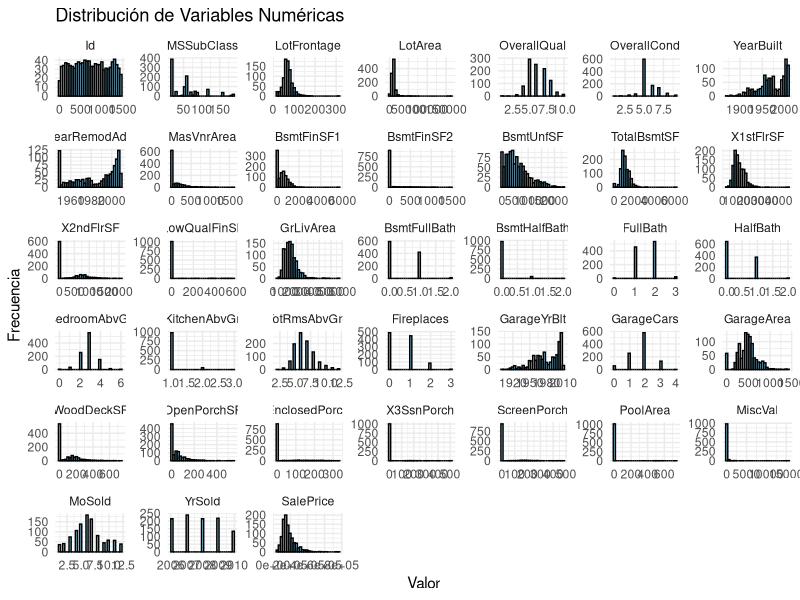
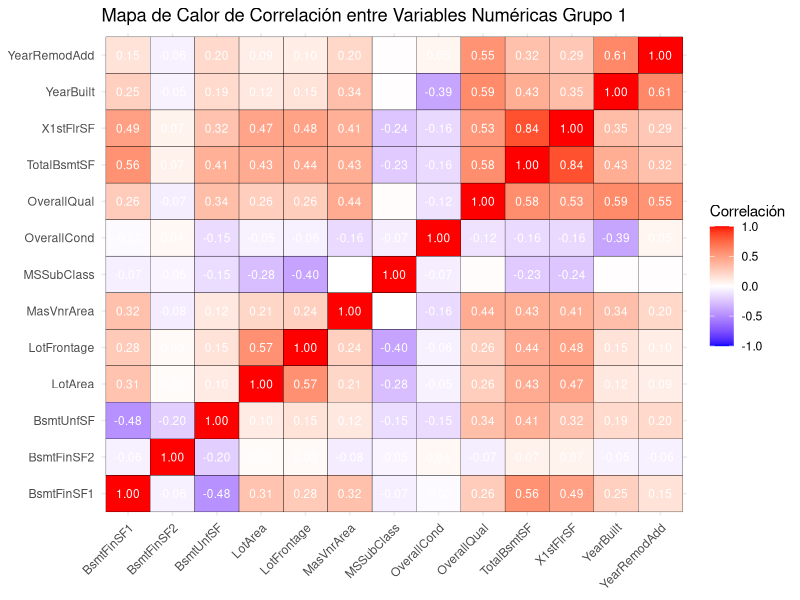
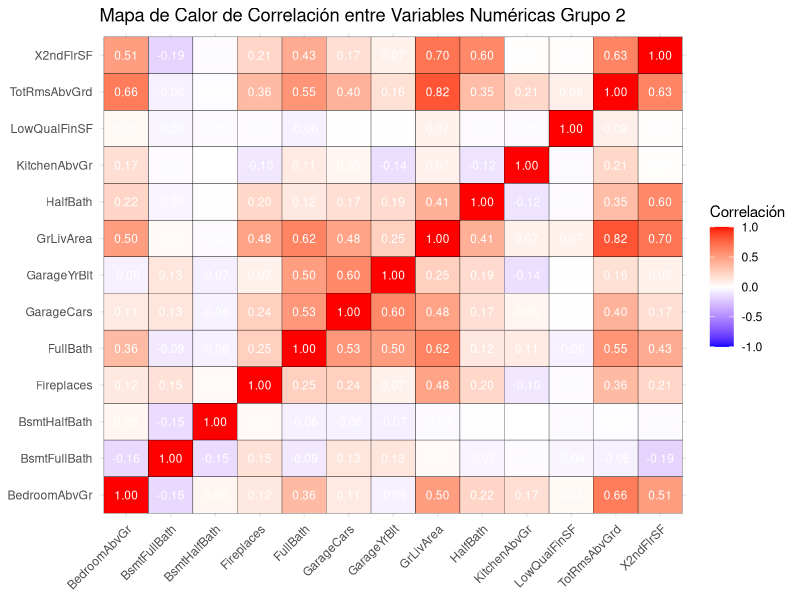
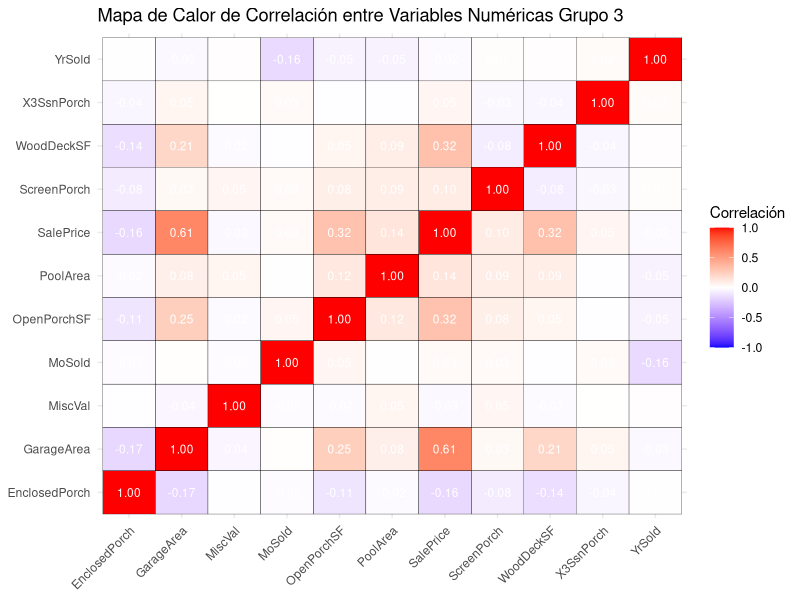
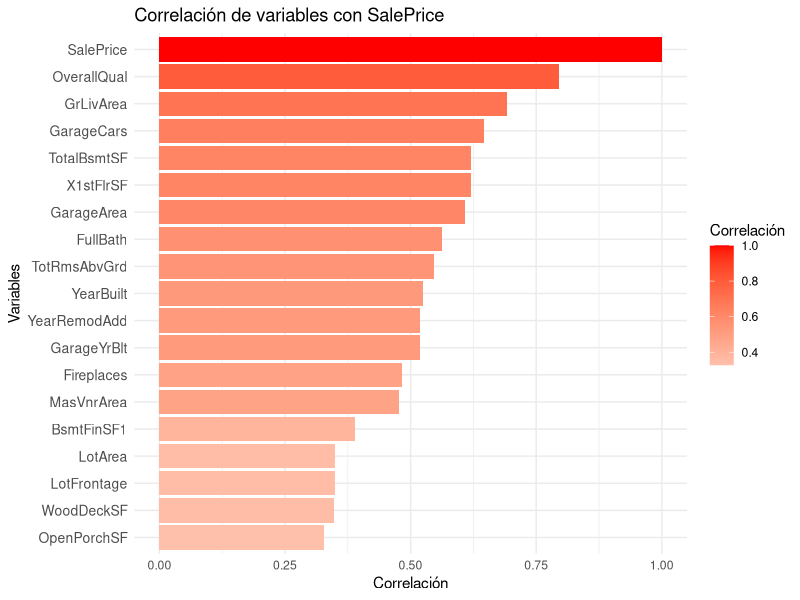

Reproduce these figures in R, in order. (Note: this script raises an error after producing the figures.)
## ---- chunk 1
knitr::opts_chunk$set(echo = TRUE)
## ---- chunk 2
library(readr)
library(kableExtra)
library(ggplot2)
library(reshape2)
library(knitr)
library(tidyr)
library(dplyr)
## ---- chunk 3
data <- read_csv("train_final.csv")
## ---- chunk 4
porcentaje_na <- sapply(data, function(x) sum(is.na(x)) / length(x)) * 100

columnas_a_eliminar <- names(porcentaje_na[porcentaje_na > 75])
print(columnas_a_eliminar)

data <- data[, !names(data) %in% columnas_a_eliminar]
## ---- chunk 5
datos_num <- data[sapply(data, is.numeric)]  # Filtrar solo variables numéricas

# Utilizando melt de reshape2
datos_melted <- melt(datos_num, id.vars = NULL, variable.name = "variable", value.name = "value")

ggplot(datos_melted, aes(value)) + 
  geom_histogram(bins = 30, fill = "skyblue", color = "black") +
  facet_wrap(~ variable, scales = "free") +
  theme_minimal() +
  labs(x = "Valor", y = "Frecuencia", title = "Distribución de Variables Numéricas")

## ---- chunk 6
vars_numéricas <- names(data[sapply(data, is.numeric) & names(data) != "Id"])

total_vars <- length(vars_numéricas)
group_size <- ceiling(total_vars / 3)  # Determinar el tamaño de cada grupo, redondeando hacia arriba

group1 <- vars_numéricas[1:group_size]
group2 <- vars_numéricas[(group_size + 1):(2 * group_size)]
group3 <- vars_numéricas[((2 * group_size) + 1):total_vars]

create_heatmap <- function(data, vars, title_suffix) {
  group_data <- data[vars]
  correlations <- cor(group_data, use = "complete.obs")
  cor_df <- as.data.frame(correlations)
  cor_df$Variable <- rownames(cor_df)
  cor_df_long <- tidyr::pivot_longer(cor_df, cols = -Variable, names_to = "Variable2", values_to = "Correlation")
  
  # Gráfico de mapa de calor
  ggplot(cor_df_long, aes(x = Variable, y = Variable2, fill = Correlation)) +
    geom_tile(color = "black") +
    geom_text(aes(label = sprintf("%.2f", Correlation)), color = "white", size = 3) +
    scale_fill_gradient2(low = "blue", high = "red", mid = "white", midpoint = 0, limit = c(-1, 1), name = "Correlación") +
    theme_minimal() +
    theme(axis.text.x = element_text(angle = 45, hjust = 1), axis.title.x = element_blank(), axis.title.y = element_blank()) +
    labs(title = paste("Mapa de Calor de Correlación entre Variables Numéricas", title_suffix))
}


plot1 <- create_heatmap(data, group1, "Grupo 1")
plot2 <- create_heatmap(data, group2, "Grupo 2")
plot3 <- create_heatmap(data, group3, "Grupo 3")

# Mostrar los gráficos
plot1
## ---- chunk 7
plot2
## ---- chunk 8
plot3
## ---- chunk 9

# Supongamos que 'data' es tu dataframe
# Excluir la columna 'Id' y seleccionar solo las variables numéricas
vars_numéricas <- setdiff(names(data)[sapply(data, is.numeric)], "Id")

# Seleccionar solo SalePrice y las variables numéricas
data_filtrada <- data %>% select(SalePrice, all_of(vars_numéricas))

# Calcular la matriz de correlación (usando "complete.obs" para omitir NA)
correlaciones <- cor(data_filtrada, use = "complete.obs")

# Extraer la fila de SalePrice y convertirla en un dataframe
correlacion_saleprice <- as.data.frame(correlaciones["SalePrice", ], stringsAsFactors = FALSE)

# Convertir nombres de filas en una columna del dataframe
correlacion_saleprice$Variable <- row.names(correlacion_saleprice)

# Asegurarse de que los nombres de las filas no son necesarios como índice
row.names(correlacion_saleprice) <- NULL

# Renombrar la columna de correlación para mayor claridad
colnames(correlacion_saleprice)[1] <- "Correlacion"

# Ordenar por valor absoluto de la correlación para resaltar las más fuertes
correlacion_saleprice <- correlacion_saleprice %>%
  arrange(desc(abs(Correlacion)))

# Usar kable para dar estilo a la tabla
kable(correlacion_saleprice, caption = "Correlación de variables con SalePrice", align = "c") %>%
  kable_styling(bootstrap_options = c("striped", "hover", "condensed"), full_width = FALSE)

## ---- chunk 10
# Cargar librerías necesarias
if (!require(ggplot2)) install.packages("ggplot2")
if (!require(kableExtra)) install.packages("kableExtra")
library(ggplot2)
library(kableExtra)

# Excluir la columna 'Id' y seleccionar solo las variables numéricas
vars_numericas <- setdiff(names(data)[sapply(data, is.numeric)], "Id")

# Calcular p-values y filtrar variables significativas
p_values <- sapply(vars_numericas, function(var) {
  cor_test <- cor.test(data[[var]], data$SalePrice)
  return(cor_test$p.value)
})
vars_significativas <- vars_numericas[p_values < 0.05]

# Calcular correlaciones y filtrar variables con correlación fuerte
correlaciones <- cor(data[, vars_significativas], use = "complete.obs")
correlacion_saleprice <- correlaciones["SalePrice", ]
vars_fuertes <- names(which(abs(correlacion_saleprice) > 0.3))

# Crear un dataframe con las correlaciones y p-values
resultados_df <- data.frame(
  Variable = vars_fuertes,
  Correlacion = correlacion_saleprice[vars_fuertes],
  P_Value = p_values[vars_fuertes]
)

# Ordenar por correlación absoluta
resultados_df <- resultados_df[order(-abs(resultados_df$Correlacion)), ]

# Mostrar la tabla con kableExtra
kable(resultados_df, caption = "Variables más importantes y su significancia", align = "c") %>%
  kable_styling(bootstrap_options = c("striped", "hover", "condensed"), full_width = FALSE)

# Crear el gráfico de barras
ggplot(resultados_df, aes(x = reorder(Variable, Correlacion), y = Correlacion, fill = Correlacion)) +
  geom_bar(stat = "identity") +
  scale_fill_gradient2(low = "blue", mid = "white", high = "red", midpoint = 0) +
  coord_flip() +
  theme_minimal() +
  labs(
    title = "Correlación de variables con SalePrice",
    x = "Variables",
    y = "Correlación",
    fill = "Correlación"
  ) +
  theme(axis.text.y = element_text(size = 10))
## ---- chunk 11
# Cargar librerías necesarias
if (!require(dplyr)) install.packages("dplyr")
library(dplyr)
if (!require(knitr)) install.packages("knitr")
library(knitr)
if (!require(kableExtra)) install.packages("kableExtra")
library(kableExtra)

# Lista de variables cualitativas a analizar
vars_cualitativas <- c("MSSubClass", "MSZoning", "Street", "LotShape", "LandContour", 
                       "Utilities", "LotConfig", "LandSlope", "Neighborhood", "Condition1", 
                       "Condition2", "BldgType", "HouseStyle", "RoofStyle", "RoofMatl", 
                       "Exterior1st", "Exterior2nd", "MasVnrType", "ExterQual", "ExterCond", 
                       "Foundation", "BsmtQual", "BsmtCond", "BsmtExposure", "BsmtFinType1", 
                       "BsmtFinType2", "Heating", "HeatingQC", "CentralAir", "Electrical", 
                       "KitchenQual", "Functional", "FireplaceQu", "GarageType", "GarageFinish", 
                       "GarageQual", "GarageCond", "PavedDrive", "SaleType", "SaleCondition")

# Función para realizar ANOVA y extraer el tamaño del efecto
realizar_anova <- function(var) {
  formula <- as.formula(paste("SalePrice ~", var))
  anova_result <- aov(formula, data = data)
  summary_anova <- summary(anova_result)
  p_value <- summary_anova[[1]]$`Pr(>F)`[1]
  
  # Calcular Eta Squared y Omega Squared
  ssb <- summary_anova[[1]]$`Sum Sq`[1]
  sst <- sum(anova_result$residuals^2) + ssb
  df_total <- sum(summary_anova[[1]]$Df)
  df_error <- summary_anova[[1]]$Df[2]
  mse <- summary_anova[[1]]$`Mean Sq`[2]
  
  eta_squared <- ssb / sst
  omega_squared <- (ssb - (df_error * mse)) / (sst + mse)
  
  return(c(P_Value = p_value, Eta_Squared = eta_squared, Omega_Squared = omega_squared))
}

# Calcular el valor p, Eta Squared, y Omega Squared para cada variable cualitativa
results <- lapply(vars_cualitativas, realizar_anova)
results_df <- do.call(rbind, results)
colnames(results_df) <- c("P_Value", "Eta_Squared", "Omega_Squared")
results_df <- cbind(Variable = vars_cualitativas, results_df)

# Crear un dataframe con los resultados
resultados_anova <- as.data.frame(results_df)

# Filtrar variables significativas (p < 0.05) y mostrar en una tabla
vars_significativas <- resultados_anova %>%
  filter(P_Value < 0.05) %>%
  arrange(desc(Eta_Squared))

# Mostrar las variables significativas usando kable en formato "crowded"
kable(vars_significativas, format = "html", caption = "Variables Significativas con Efectos de Tamaño") %>%
  kable_styling("crowded")
